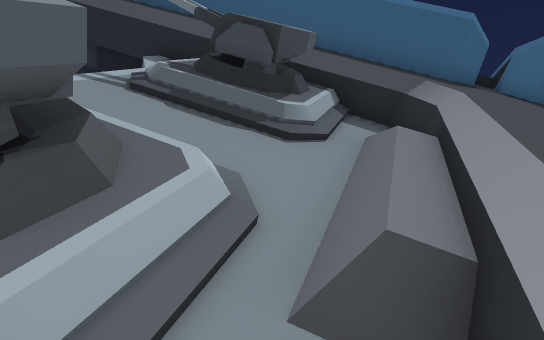
[1] (above)

16 first-person views from a walk through a Unity game level. The camera is 1.4 m above the floor, looks level and sees 75° across. The floor is counted in squares, 2 m on a side. Each view is taken from the middle of a square. On the plan, view 1 faces up. The plan holds only what a view shows up to about 11 squares ahead; the rest is blank. The place goes on beyond the plan.

[2]
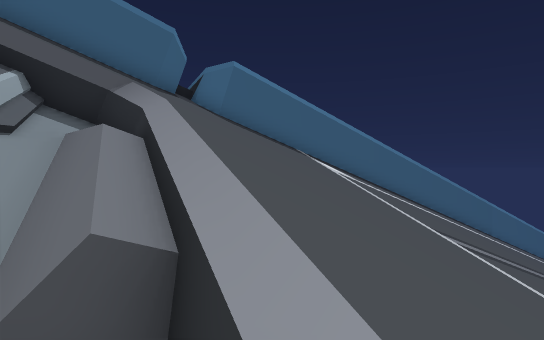

[3]
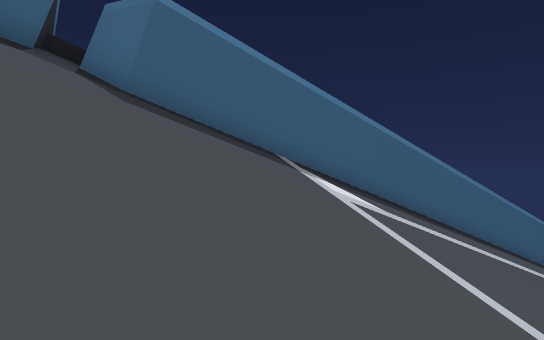

[4]
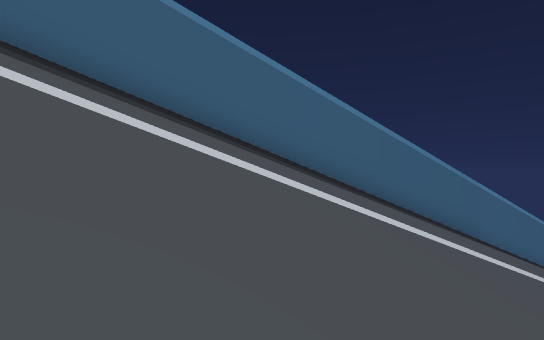

[5]
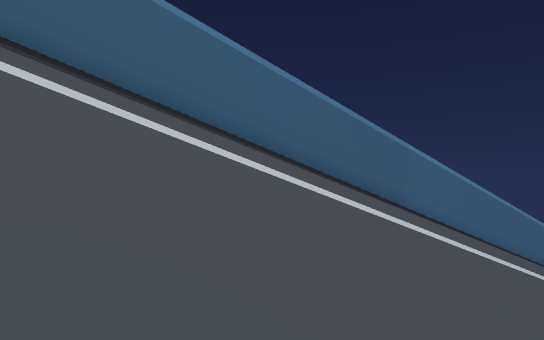

[6]
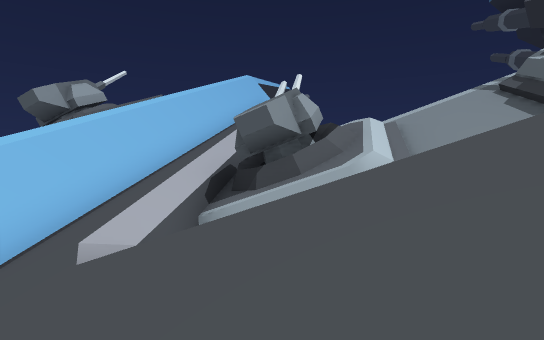

[7]
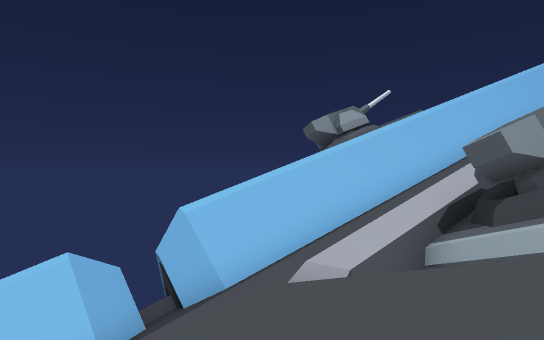

[8]
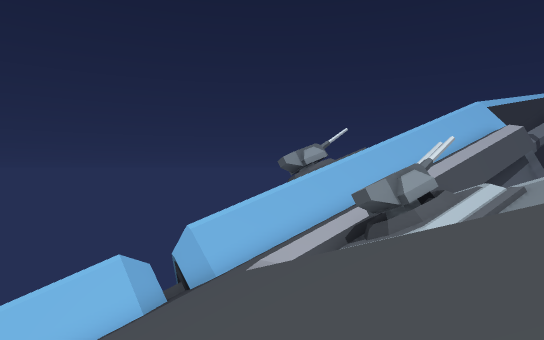

[9]
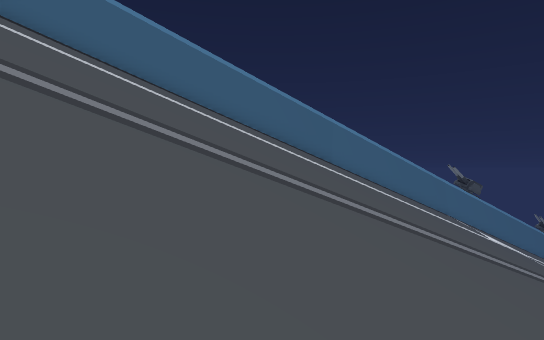

[10]
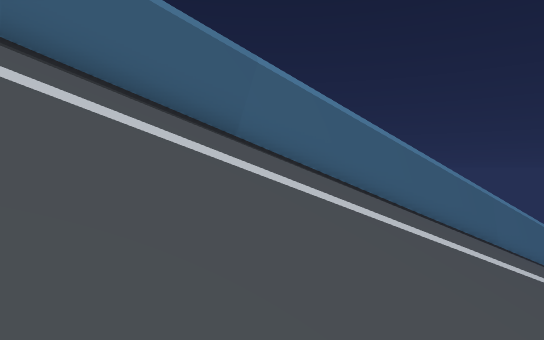

[11]
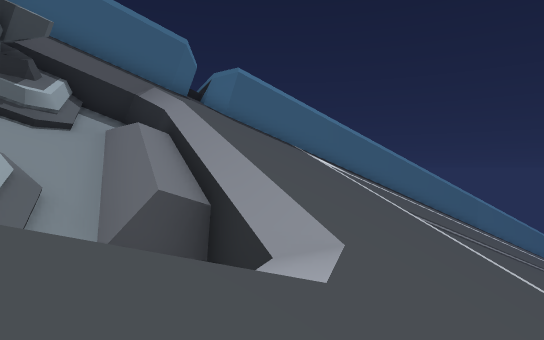

[12]
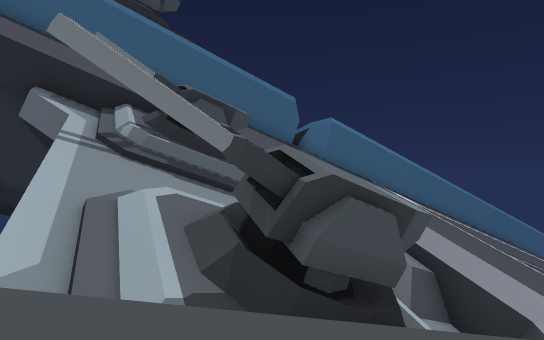

[13]
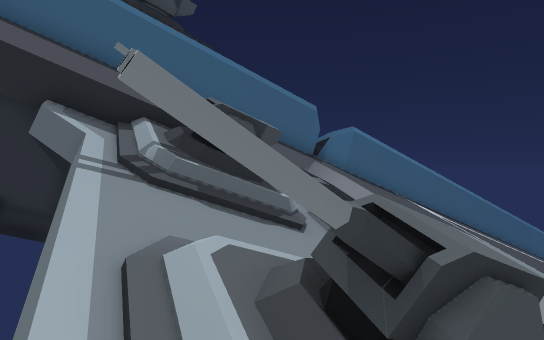

[14]
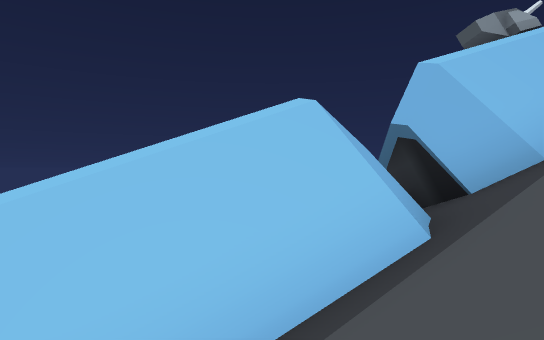

[15]
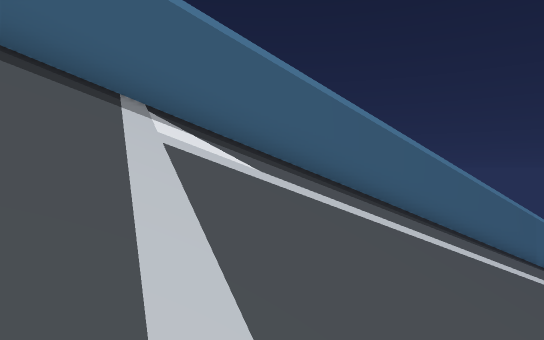

[16]
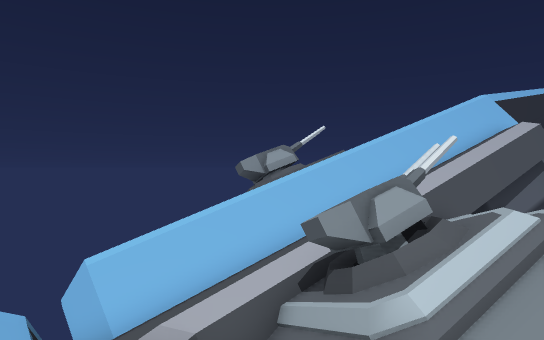

### Floor plan
Key: @ floor where view 1 was taken; # wall or solid block; . floor; / step, stairs or slope; v drop or lower ground.
Columns run from 6 left of view 1 to 25 right of it. Each row starts with its distance up from view 1.
 10     ####
  9    vvv  #######
  8    vvvvvv/////######
  7    vvv.vvv/////////######
  6   vvvvvvv///////////////######
  5   #vvvvvv////////////////////###
  4   vvvvvvv///////////////////////
  3  vvv#vvv////////////////////////
  2 v v###vv////////////////////////
  1 ///vvvvv////////////  //////////
  0 #/////@/////////        /  /////
 -1 #####///////               /////
 -2    ####////                /////
 -3       ######               /////
 -4       ##  ##               /////
 -5                            /  //

Positions as (right, up) in squares from view 1, and headings:
1: (0, 0), facing up
2: (0, 0), facing up-right
3: (4, 3), facing up-right
4: (10, 2), facing up-right
5: (13, 1), facing up-right
6: (4, 2), facing left
7: (4, 3), facing down-left
8: (6, 6), facing down-left
9: (21, -5), facing up-right
10: (18, 0), facing up-right
11: (-1, -1), facing up-right
12: (-5, 0), facing up-right
13: (-5, 1), facing up-right
14: (5, -1), facing down-left
15: (7, 3), facing up-right
16: (3, 5), facing down-left
